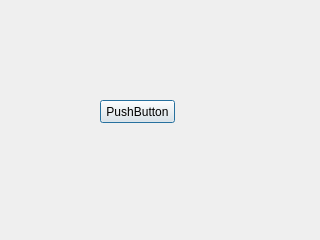
<?xml version="1.0" encoding="UTF-8"?>
<ui version="4.0">
 <class>Dialog</class>
 <widget class="QDialog" name="Dialog">
  <property name="geometry">
   <rect>
    <x>0</x>
    <y>0</y>
    <width>320</width>
    <height>240</height>
   </rect>
  </property>
  <property name="windowTitle">
   <string>Dialog</string>
  </property>
  <widget class="QPushButton" name="pushButton">
   <property name="geometry">
    <rect>
     <x>100</x>
     <y>100</y>
     <width>75</width>
     <height>23</height>
    </rect>
   </property>
   <property name="text">
    <string>PushButton</string>
   </property>
  </widget>
 </widget>
 <resources/>
 <connections/>
</ui>
